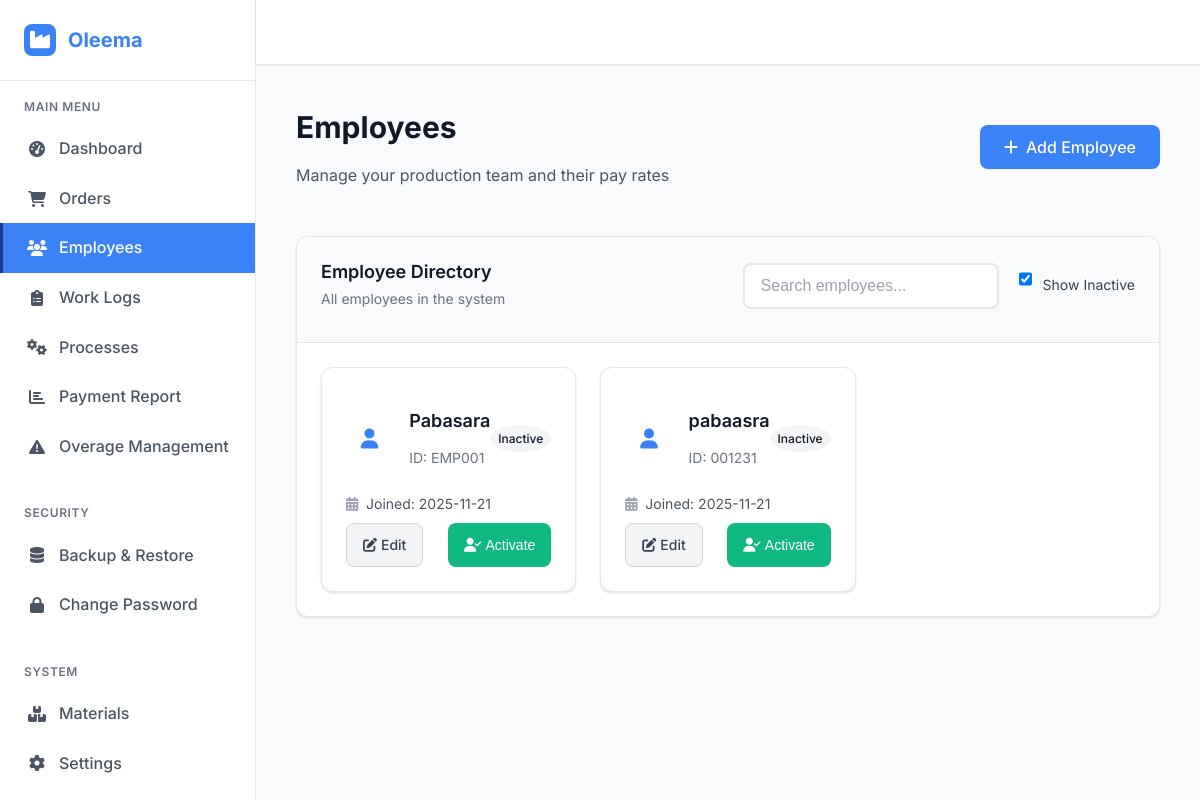
Page /employees (signed in) on the committed database.
### models.py (models this page shows, shortened)
class Employee(db.Model):
    __tablename__ = 'employees'
    id = db.Column(db.Integer, primary_key=True)
    employee_id = db.Column(db.String(20), unique=True, nullable=False)
    name = db.Column(db.String(100), nullable=False)
    pay_rate = db.Column(db.Float, nullable=False, default=0.0)
    is_active = db.Column(db.Boolean, default=True)
    created_at = db.Column(db.DateTime, default=datetime.utcnow)
    updated_at = db.Column(db.DateTime, default=datetime.utcnow, onupdate=datetime.utcnow)
    work_logs = db.relationship('WorkLog', backref='employee', lazy=True)

### app.py (the view)
@app.route('/employees')
def employees():
    if not session.get('logged_in'):
        return redirect(url_for('login'))
    employees = Employee.query.order_by(Employee.is_active.desc(), Employee.name).all()
    return render_template('pages/employees.html', employees=employees)

### app.py (called while the page is built)
def check_session_timeout():
    if 'logged_in' in session:
        last_activity = session.get('last_activity')
        if last_activity:
            last_activity = datetime.fromisoformat(last_activity)
            if datetime.now() - last_activity > timedelta(hours=2):
                session.clear()
                return True
    return False

def update_session_activity():
    session['last_activity'] = datetime.now().isoformat()

@app.before_request
def before_request():
    if request.endpoint and 'static' not in request.endpoint:
        if check_session_timeout():
            flash('Session expired due to inactivity. Please login again.', 'warning')
            return redirect(url_for('login'))
        elif session.get('logged_in'):
            update_session_activity()

@app.context_processor
def inject_settings():
    try:
        settings_dict = {}
        all_settings = Setting.query.all()
        for setting in all_settings:
            settings_dict[setting.key] = setting.value
        return dict(app_settings=settings_dict)
    except:
        return dict(app_settings={})

### templates/pages/employees.html (shortened to what this page needs)
{% extends "base.html" %}
{% block content %}
<div class="p-6">
    <div class="mb-8">
        <div class="flex items-center justify-between mb-4">
            <div>
                <h1 class="text-3xl font-bold text-gray-900">Employees</h1>
                <p class="text-gray-600">Manage your production team and their pay rates</p>
            </div>
            <a href="{{ url_for('add_employee') }}" class="btn btn-primary">
                <i class="fas fa-plus mr-2"></i>
                Add Employee
            </a>
        </div>
    </div>
    <div class="card">
        <div class="card-header">
            <div class="flex justify-between items-center mb-4">
                <div>
                    <h3 class="card-title">Employee Directory</h3>
                    <p class="card-subtitle">All employees in the system</p>
                </div>
                <div class="flex items-center space-x-4">
                    <div class="w-64">
                        <input type="text" id="employeeSearch" class="form-input" placeholder="Search employees...">
                    </div>
                    <label class="flex items-center cursor-pointer">
                        <input type="checkbox" id="showInactive" class="form-checkbox h-4 w-4 text-primary" checked>
                        <span class="ml-2 text-sm text-gray-700">Show Inactive</span>
                    </label>
                </div>
            </div>
        </div>
        <div class="card-body">
            <div class="grid grid-cols-1 md:grid-cols-2 lg:grid-cols-3 gap-6" id="employeeCards">
                {% for employee in employees %}
                <div class="card hover:shadow-lg transition-shadow duration-200 employee-card"
                    data-active="{{ employee.is_active|lower }}">
                    <div class="card-body">
                        <div class="flex items-center mb-4">
                            <div class="w-12 h-12 bg-primary-light rounded-full flex items-center justify-center mr-4">
                                <i class="fas fa-user text-primary text-xl"></i>
                            </div>
                            <div class="flex-1">
                                <h3 class="font-semibold text-lg text-gray-900">{{ employee.name }}</h3>
                                <p class="text-sm text-gray-500">ID: {{ employee.employee_id }}</p>
                            </div>
                            <span
                                class="px-2 py-1 text-xs font-medium rounded-full
                                {% if employee.is_active %}bg-green-100 text-green-800{% else %}bg-gray-100 text-gray-800{% endif %}">
                                {{ 'Active' if employee.is_active else 'Inactive' }}
                            </span>
                        </div>
                        <div class="space-y-2 mb-4">
                            <div class="flex items-center text-sm text-gray-600">
                                <i class="fas fa-calendar-alt w-5 text-gray-400"></i>
                                <span>Joined: {{ employee.created_at.strftime('%Y-%m-%d') }}</span>
                            </div>
                        </div>
                        <div class="flex justify-between items-center">
                            <a href="{{ url_for('edit_employee', employee_id=employee.id) }}"
                                class="btn btn-secondary btn-sm">
                                <i class="fas fa-edit mr-1"></i>
                                Edit
                            </a>
                            {% if employee.is_active %}
                            <form method="POST" action="{{ url_for('deactivate_employee', employee_id=employee.id) }}"
                                class="inline" id="deactivate-employee-form-{{ employee.id }}">
                                <button type="button" class="btn btn-danger btn-sm"
                                    onclick="deactivateEmployee({{ employee.id }}, '{{ employee.name }}')">
                                    <i class="fas fa-user-slash mr-1"></i>
                                    Deactivate
                                </button>
                            </form>
                            {% else %}
                            <form method="POST" action="{{ url_for('activate_employee', employee_id=employee.id) }}"
                                class="inline" id="activate-employee-form-{{ employee.id }}">
                                <button type="submit" class="btn btn-success btn-sm">
                                    <i class="fas fa-user-check mr-1"></i>
                                    Activate
                                </button>
                            </form>
                            {% endif %}
                        </div>
                    </div>
                </div>
                {% endfor %}
            </div>
        </div>
    </div>
</div>
{% endblock %}

### static/css/main.css (style rules this page uses)
* { box-sizing: border-box; }
html { font-size: 16px; scroll-behavior: smooth; }
body { margin: 0; padding: 0; background-color: var(--gray-50); min-height: 100vh; }
.flex { display: flex; }
.items-center { align-items: center; }
.justify-center { justify-content: center; }
.justify-between { justify-content: space-between; }
.grid { display: grid; }
.grid-cols-1 { grid-template-columns: repeat(1, minmax(0, 1fr)); }
.gap-6 { gap: 1.5rem; }
.bg-gray-50 { background-color: var(--gray-50); }
.bg-gray-100 { background-color: var(--gray-100); }
.text-gray-500 { color: var(--gray-500); }
.text-gray-700 { color: var(--gray-700); }
.text-gray-900 { color: var(--gray-900); }
.text-primary { color: var(--primary); }
.rounded-full { border-radius: 50%; }
@media (min-width: 768px) { .md\:grid-cols-2 { grid-template-columns: repeat(2, minmax(0, 1fr)); } }
@media (min-width: 1024px) { .lg\:grid-cols-3 { grid-template-columns: repeat(3, minmax(0, 1fr)); } }
.space-x-4>*+* { margin-left: 1rem; }
.mb-4 { margin-bottom: 0.5rem; }
.mr-1 { margin-right: 0.25rem; }
.mr-2 { margin-right: 0.5rem; }
.mr-4 { margin-right: 1rem; }
.ml-2 { margin-left: 0.5rem; }
.p-6 { padding: 1.5rem; }
.px-2 { padding-left: 0.5rem; padding-right: 0.5rem; }
.py-1 { padding-top: 0.25rem; padding-bottom: 0.25rem; }
.w-5 { width: 1.25rem; }
.w-12 { width: 3rem; }
.w-64 { width: 16rem; }
.h-4 { height: 1rem; }
.h-12 { height: 3rem; }
.text-xs { font-size: 0.75rem; }
.text-sm { font-size: 0.875rem; }
.text-lg { font-size: 1.125rem; }
.text-xl { font-size: 1.25rem; }
.font-medium { font-weight: 500; }
.font-semibold { font-weight: 600; }
.font-bold { font-weight: 700; }
.text-gray-400 { color: var(--gray-400); }
.text-gray-600 { color: var(--gray-600); }
.inline { display: inline; }
.cursor-pointer { cursor: pointer; }
.transition-shadow { transition: box-shadow 0.2s ease-in-out; }
.duration-200 { transition-duration: 200ms; }
.flex-1 { flex: 1; }
.card h3, .card h4, .card p, .card span { word-wrap: break-word; overflow-wrap: break-word; }
.card-body { word-wrap: break-word; overflow-wrap: break-word; }

### static/css/utilities/colors.css (style rules this page uses)
:root { --primary-dark: #1e3a8a; --primary: #3b82f6; --primary-light: #60a5fa; --primary-lighter: #93c5fd; --accent-yellow: #fef3c7; --accent-yellow-dark: #f59e0b; --white: #ffffff; --gray-50: #f9fafb; --gray-100: #f3f4f6; --gray-200: #e5e7eb; --gray-300: #d1d5db; --gray-400: #9ca3af; --gray-500: #6b7280; --gray-600: #4b5563; --gray-700: #374151; --gray-800: #1f2937; --gray-900: #111827; --success: #10b981; --warning: #f59e0b; --error: #ef4444; --info: #3b82f6; --shadow-sm: 0 1px 2px 0 rgb(0 0 0 / 0.05); --shadow: 0 1px 3px 0 rgb(0 0 0 / 0.1), 0 1px 2px -1px rgb(0 0 0 / 0.1); --shadow-md: 0 4px 6px -1px rgb(0 0 0 / 0.1), 0 2px 4px -2px rgb(0 0 0 / 0.1); --shadow-lg: 0 10px 15px -3px rgb(0 0 0 / 0.1), 0 4px 6px -4px rgb(0 0 0 / 0.1); --shadow-xl: 0 20px 25px -5px rgb(0 0 0 / 0.1), 0 8px 10px -6px rgb(0 0 0 / 0.1); }

### static/css/utilities/typography.css (style rules this page uses)
body { font-family: 'Inter', -apple-system, BlinkMacSystemFont, 'Segoe UI', Roboto, sans-serif; line-height: 1.6; color: var(--gray-900); }
h1, h2, h3, h4, h5, h6 { font-weight: 600; line-height: 1.25; margin-bottom: 0.5rem; }
h1 { font-size: 2.25rem; font-weight: 700; }
h3 { font-size: 1.5rem; }
p { margin-bottom: 1rem; }
.text-sm { font-size: 0.875rem; }
.text-lg { font-size: 1.125rem; }
.text-xl { font-size: 1.25rem; }
.text-3xl { font-size: 1.875rem; }
.font-medium { font-weight: 500; }
.font-semibold { font-weight: 600; }
.font-bold { font-weight: 700; }

### static/css/utilities/spacing.css (style rules this page uses)
.mb-4 { margin-bottom: 1rem; }
.mb-8 { margin-bottom: 2rem; }
.ml-2 { margin-left: 0.5rem; }
.mr-1 { margin-right: 0.25rem; }
.mr-2 { margin-right: 0.5rem; }
.mr-4 { margin-right: 1rem; }
.p-6 { padding: 1.5rem; }

### static/css/components/buttons.css (style rules this page uses)
.btn-success { background-color: var(--success); color: var(--white); }

### static/css/components/cards.css (style rules this page uses)
.card { background-color: var(--white); border-radius: 0.75rem; box-shadow: var(--shadow); border: 1px solid var(--gray-200); overflow: hidden; transition: all 0.2s ease-in-out; }
.card-header { padding: 1.5rem; border-bottom: 1px solid var(--gray-200); background-color: var(--gray-50); }
.card-title { font-size: 1.125rem; font-weight: 600; color: var(--gray-900); margin: 0; }
.card-subtitle { font-size: 0.875rem; color: var(--gray-500); margin: 0.25rem 0 0 0; }
.card-body { padding: 1.5rem; }

### rows in the picture
Employee: name "Pabasara", employee_id "EMP001", is_active "Inactive", created_at "2025-11-21"
Employee: name "pabaasra", employee_id "001231", is_active "Inactive", created_at "2025-11-21"
